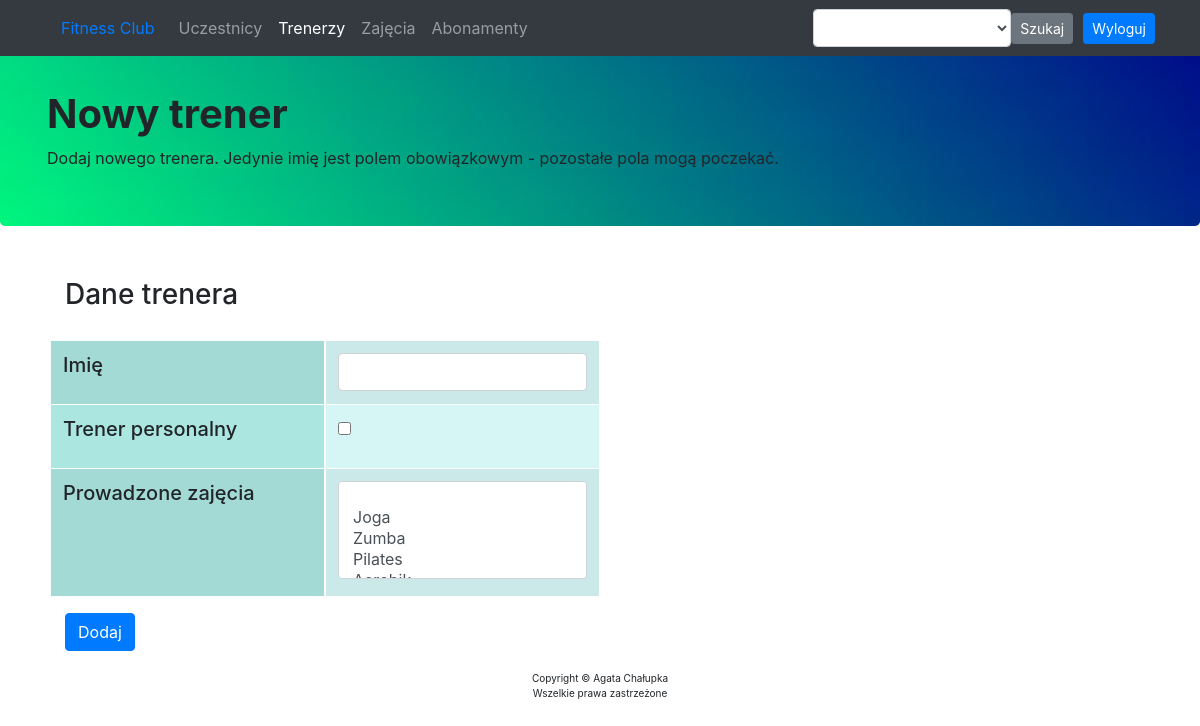
Before: /add-edit-trainer/16 (signed in) with the older database file.
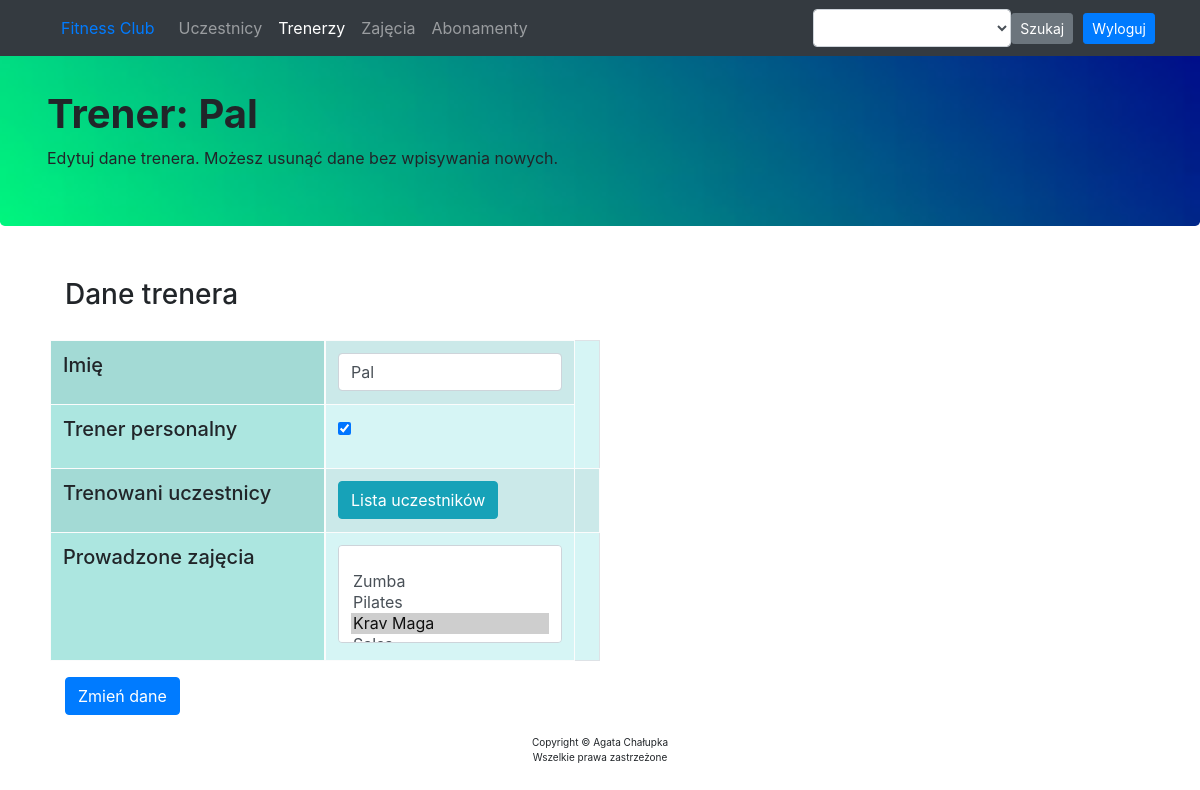
After: the same page with the newer database file.
### app/models.py (models this page shows, shortened)
class Trainer(db.Model):
    id = db.Column(db.Integer, primary_key=True)
    name = db.Column(db.String(50))
    personal = db.Column(db.Boolean, default=False)
    trainees = db.relationship("User", backref="trainee", lazy="dynamic")
    classes = db.relationship("Course", secondary=association_table_2, back_populates="instructors", lazy="subquery")

### app/routes.py (the view, shortened to what this page needs)
@app.route('/add-edit-trainer/<int:trainer_id>', methods=["POST", "GET"])
@login_required
def trainer_details(trainer_id):
    search_form = SearchForm()
    route = "/trainers/0"
    new_id = trainer_id
    if new_id == max([trainer.id for trainer in Trainer.query.all()]) + 1:
        form = TrainerForm()
        return render_template("trainer.html", form=form, new_id=new_id, num=0, navs=navs, route=route, search_form=search_form)
    else:
        trainer = Trainer.query.filter_by(id=trainer_id).first()
        data = {'name': trainer.name, 'personal': trainer.personal,
                'classes': [c.name for c in trainer.classes]}
        form = TrainerForm(data=data)
        return render_template("trainer.html", trainer=trainer, form=form, new_id=new_id, route=route, navs=navs, search_form=search_form)

### app/forms.py
class SearchForm(FlaskForm):
    name = SelectField("name")
    def __init__(self, *args, **kwargs):
        super(SearchForm, self).__init__(*args, **kwargs)
        self.name.choices = [('', '')] + sorted([(user.name, user.name) for user in User.query.all()] +\
                            [(trainer.name, trainer.name) for trainer in Trainer.query.all()] +\
                            [(course.name, course.name) for course in Course.query.all()] +\
                            [(sub.name, sub.name) for sub in Subscription.query.all()])

class TrainerForm(FlaskForm):
    name = StringField("name", validators=[DataRequired()])
    personal = BooleanField("personal")
    classes = SelectMultipleField("classes")
    def __init__(self, *args, **kwargs):
        super(TrainerForm, self).__init__(*args, **kwargs)
        self.classes.choices = [('', '')] + [(course.name, course.name) for course in Course.query.all()]

### app/routes.py (called while the page is built)
def login_required(view_func):
    @functools.wraps(view_func)
    def check_permissions(*args, **kwargs):
        if session.get('logged_in'):
            return view_func(*args, **kwargs)
        return redirect(url_for('login', next=request.path))
    return check_permissions

### app/templates/trainer.html
{% extends "index.html" %}
{% block content %}
<div class="jumbotron" style="height: 200px; background-image: url('/static/pics/gra_11.jpg'); background-size: cover; background-position: center;">
    <div class="container">
      <h1 style="font-weight: bold;">{% if trainer %} Trener: {{ trainer.name }} {% else %} Nowy trener {% endif %}</h1>
        <p>{% if trainer %} Edytuj dane trenera. Możesz usunąć dane bez wpisywania nowych. {% else %} Dodaj nowego trenera. Jedynie imię jest polem obowiązkowym - pozostałe pola mogą poczekać. {% endif%}</p>
    </div>
</div>
<div class="container" style="background-color:">
    <div class="container" style="padding: 20px;">
        <h3 style="">Dane trenera</h3>
    </div>
    <form action="/add-edit-trainer/{{ new_id }}" method="POST">
        <div class="table-section" style="margin-left: 20px; margin-right: 20px;">
         <div class="row">
             <div class="col-sm-3" style="padding: 0px;">
                 <table class="table table-striped  table-bordered table-light" style="padding: 0px; background-color: #ace6e0;">
                     <tr>
                         <td><h5>Imię</h5></td>
                     </tr>
                     <tr>
                         <td><h5>Trener personalny</h5></td>
                     </tr>
                     {% if trainer %}
                     <tr>
                         <td><h5>Trenowani uczestnicy</h5></td>
                     </tr>
                     {% endif %}
                     <tr>
                         <td style="height: 8rem;"><h5>Prowadzone zajęcia</h5></td>
                     </tr>
                 </table>
             </div>
             <div class="col-sm-3" style="padding: 0px;">
                 <table class="table table-striped table-bordered table-light" style="padding: 0px; background-color: #d6f5f5">
                     <tr>
                         <td>{{ form.name(class = "form-control") }}</td>
                     </tr>
                     <tr>
                         <td>{{ form.personal }}</td>
                     </tr>
                     {% if trainer %}
                     <tr>
                         <td><button type="button" class="btn btn-info" data-toggle="popover" data-trigger="hover"
                            data-placement="right" title="Uczestnicy pod opieką trenera"
                            data-content="{% for trainee in trainer.trainees %} {{ trainee.name }}, {% endfor %}">Lista uczestników</button></td></td>
                         <td></td>
                     </tr>
                     {% endif %}
                     <tr>
                         <td style="height: 8rem;">{{ form.classes(class = "form-control") }}</td>
                     </tr>
                 </table>
             </div>
         </div>
            {% if trainer %}
        <input type="submit" class="btn btn-primary" value="Zmień dane">
            {% else %}
            <input type="submit" class="btn btn-primary" value="Dodaj">
            {% endif %}
    </div>
    </form>
</div>
{% endblock %}

Changed rows visible on the page:
added Trainer: name "Pal", personal "☑"
Other visible differences:
form field classes: "/ Joga / Zumba / Pilates" → "/ Zumba / Pilates / Krav Maga ☑"
form field value: (not shown) → "Zmień dane"
form field personal: "☐" → (not shown)
form field value: "Dodaj" → (not shown)
text no longer shown: "Nowy trener Dodaj nowego trenera. Jedynie imię jest polem obowiązkowym - pozostałe pola mogą poczekać."
text now shown: "Trener: Edytuj dane trenera. Możesz usunąć dane bez wpisywania nowych. Trenowani uczestnicy Lista uczestników"
